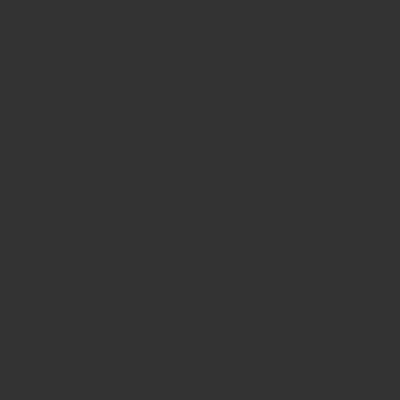
Frame 1 (no input)
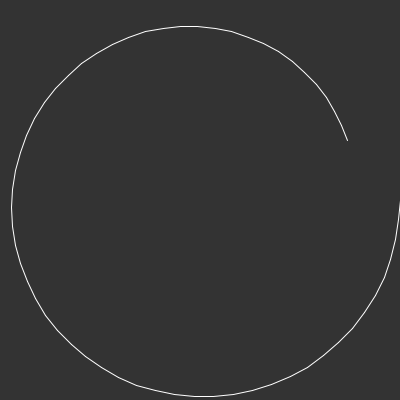
Frame 60 (the mouse pressed at the canvas centre just before this capture)
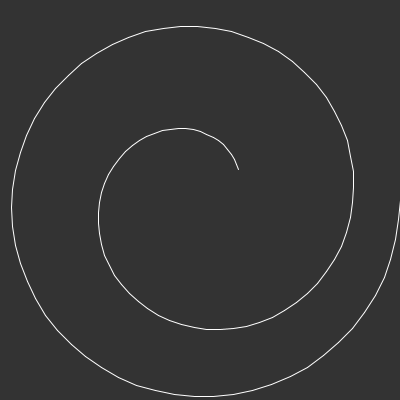
Frame 120 (the mouse held since frame 60 and released just before this capture)

The Processing sketch that drew these frames (run headless with seeded random() and noise(); from frame 60 on, the mouse is pressed at the canvas centre):

// Processing sketch: rosePattern
// ── rosePattern.pde
float n = 1;
float d = 9;
float a = 0;
float r = 200 * cos(n/d * a);
float x = r * cos(a);
float y = r * sin(a);

void setup() {
  background(51);
  size(400, 400);
}

void draw() {
  float k = n / d;
  translate(width / 2, height / 2);
  
  float prevX = x;
  float prevY = y;
  
  stroke(255);
  noFill();
  strokeWeight(1);
  r = 200 * cos(n/d * a);
  x = r * cos(a);
  y = r * sin(a);
  line(x, y, prevX, prevY);
  a += 0.1;
}
